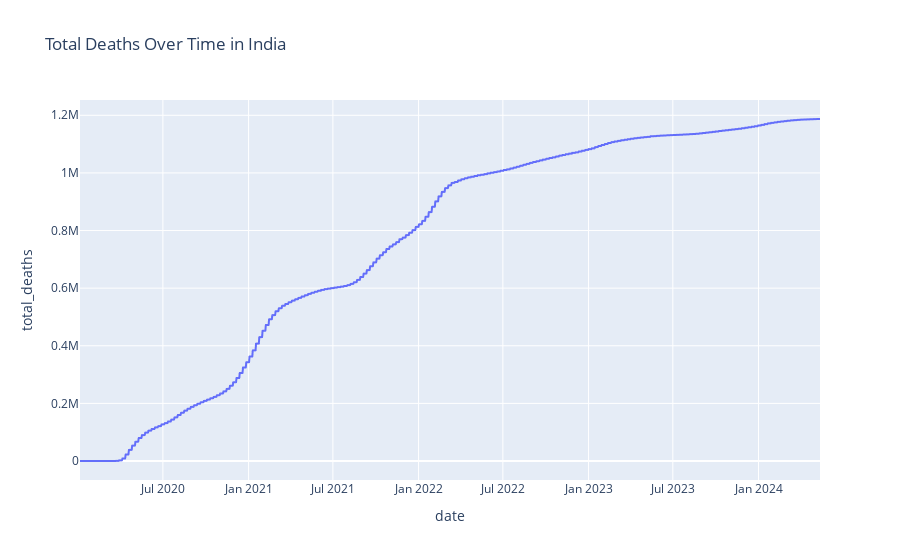

Write notebook code for a chart like this one.
### Markdown cell above
### Total Deaths Over Time for a Specific Country

### Code cell
fig3 = px.line(df_country, x='date', y='total_deaths', title=f'Total Deaths Over Time in {country}')
fig3.show()

### Figure 1 — Plotly figure (JSON) as saved in the notebook; plotly's stock layout.template omitted (floating-point values rounded to 4 significant figures; data arrays with more than 128 entries replaced by an {"elided": "..."} marker saying what was removed)
{"data": [{"hovertemplate": "date=%{x}<br>total_deaths=%{y}<extra></extra>", "legendgroup": "", "line": {"color": "#636efa", "dash": "solid"}, "marker": {"symbol": "circle"}, "mode": "lines", "name": "", "showlegend": false, "type": "scattergl", "x": {"elided": "1590 str values"}, "xaxis": "x", "y": {"elided": "1590 int values"}, "yaxis": "y"}], "layout": {"legend": {"tracegroupgap": 0}, "title": {"text": "Total Deaths Over Time in India"}, "xaxis": {"anchor": "y", "domain": [0, 1], "title": {"text": "date"}}, "yaxis": {"anchor": "x", "domain": [0, 1], "title": {"text": "total_deaths"}}}}
